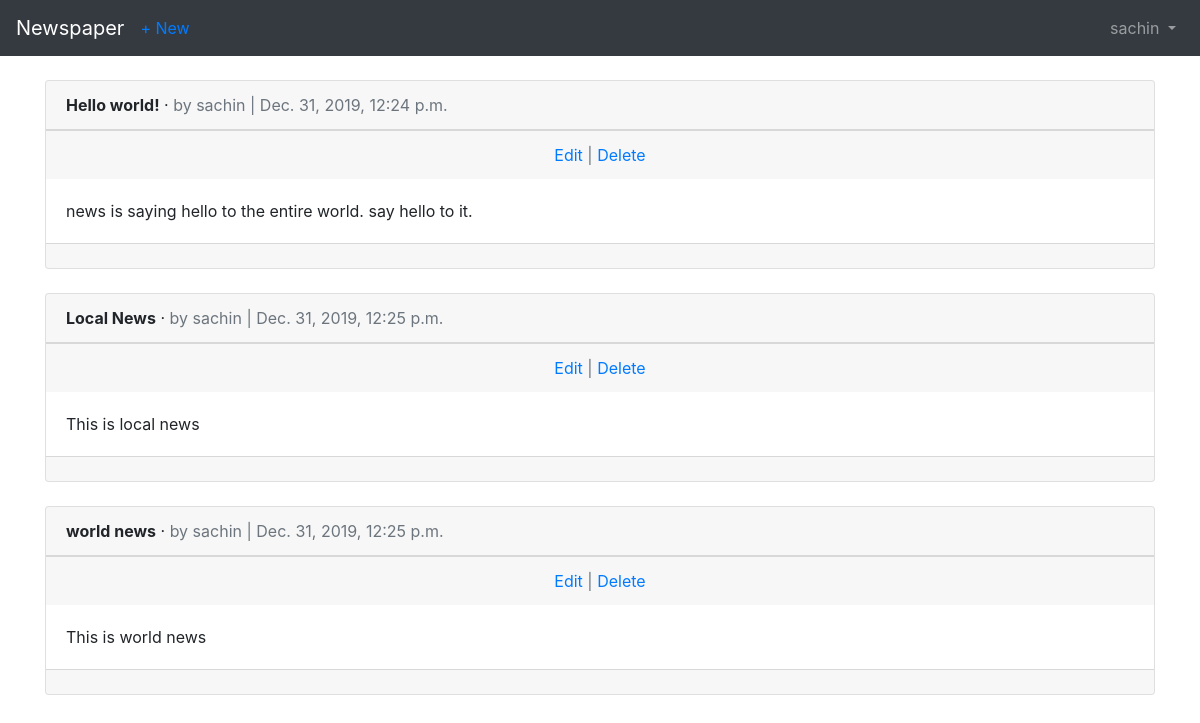
The page /articles/ (signed in) on the database its author committed.
### users/models.py (models this page shows)
class CustomUser(AbstractUser):
    age = models.PositiveIntegerField(default=0)

### articles/models.py (models this page shows, shortened)
class Article(models.Model):
    title = models.CharField(max_length=255)
    body = models.TextField()
    date = models.DateTimeField(auto_now_add=True)
    author = models.ForeignKey(
        settings.AUTH_USER_MODEL,
        on_delete=models.CASCADE,
    )

### articles/views.py (the view)
# urls.py: path('', views.ArticleListView.as_view(), name='article_list'),
class ArticleListView(LoginRequiredMixin, ListView):
    model = models.Article
    template_name = 'article_list.html'
    login_url = 'login'

### templates/article_list.html (shortened to what this page needs)
{% extends 'base.html' %}
{% block content %}
{% for article in object_list %}
<div class="card">
    <div class="card-header">
        <span class="font-weight-bold">{{ article.title }}</span> &middot;
        <span class="text-muted">by {{ article.author }} | {{ article.date }}</span>
    </div>
    <div class="card-footer text-center text-muted">
        <a href="{% url 'article_edit' article.pk %}">Edit</a> |
        <a href="{% url 'article_delete' article.pk %}">Delete</a>
    </div>
    <div class="card-body">
        {{ article.body }}
    </div>
    <div class="card-footer text-center text-muted">
</div>
</div>
<br />
{% endfor %}
{% endblock content %}

### templates/base.html (shortened to what this page needs)
<!doctype html>
<html lang="en">
<head>
    <link rel="stylesheet" href="https://maxcdn.bootstrapcdn.com/bootstrap/4.0.0\ /css/bootstrap.min.css">
    <link rel="stylesheet" href="https://stackpath.bootstrapcdn.com/bootstrap/4.4.1/css/bootstrap.min.css">
</head>
<body>
<nav class="navbar navbar-expand-md navbar-dark bg-dark mb-4">
    <a class="navbar-brand" href="{% url 'home' %}">Newspaper</a>
    <ul class="navbar-nav mr-auto">
        <li class="nav-item"><a href="{% url 'article_new' %}">+ New</a></li>
    </ul>
    <div class="collapse navbar-collapse" id="navbarCollapse">
        {% if user.is_authenticated %}
        <ul class="navbar-nav ml-auto">
            <li class="nav-item">
            <a class="nav-link dropdown-toggle" href="#" id="userMenu" data-toggle="dropdown" aria-haspopup="true" aria-expanded="false">
                {{ user.username }}
            </a>
            </li>
        </ul>
        {% else %}
        <form class="form-inline ml-auto">
            <a href="{% url 'login' %}" class="btn btn-outline-secondary">Log in</a>
<a href="{% url 'signup' %}" class="btn btn-primary ml-2">Sign up</a>
        </form>
        {% endif %}
    </div>
</nav>
<div class="container">
    {% block content %}
    {% endblock %}
</div>
</body>
</html>

### rows shown on the page
CustomUser: username "sachin"
Article: title "Hello world!", author "sachin", date "Dec. 31, 2019, 12:24 p.m.", body "news is saying hello to the entire world. say hello to it."
Article: title "Local News", author "sachin", date "Dec. 31, 2019, 12:25 p.m.", body "This is local news"
Article: title "world news", author "sachin", date "Dec. 31, 2019, 12:25 p.m.", body "This is world news"
